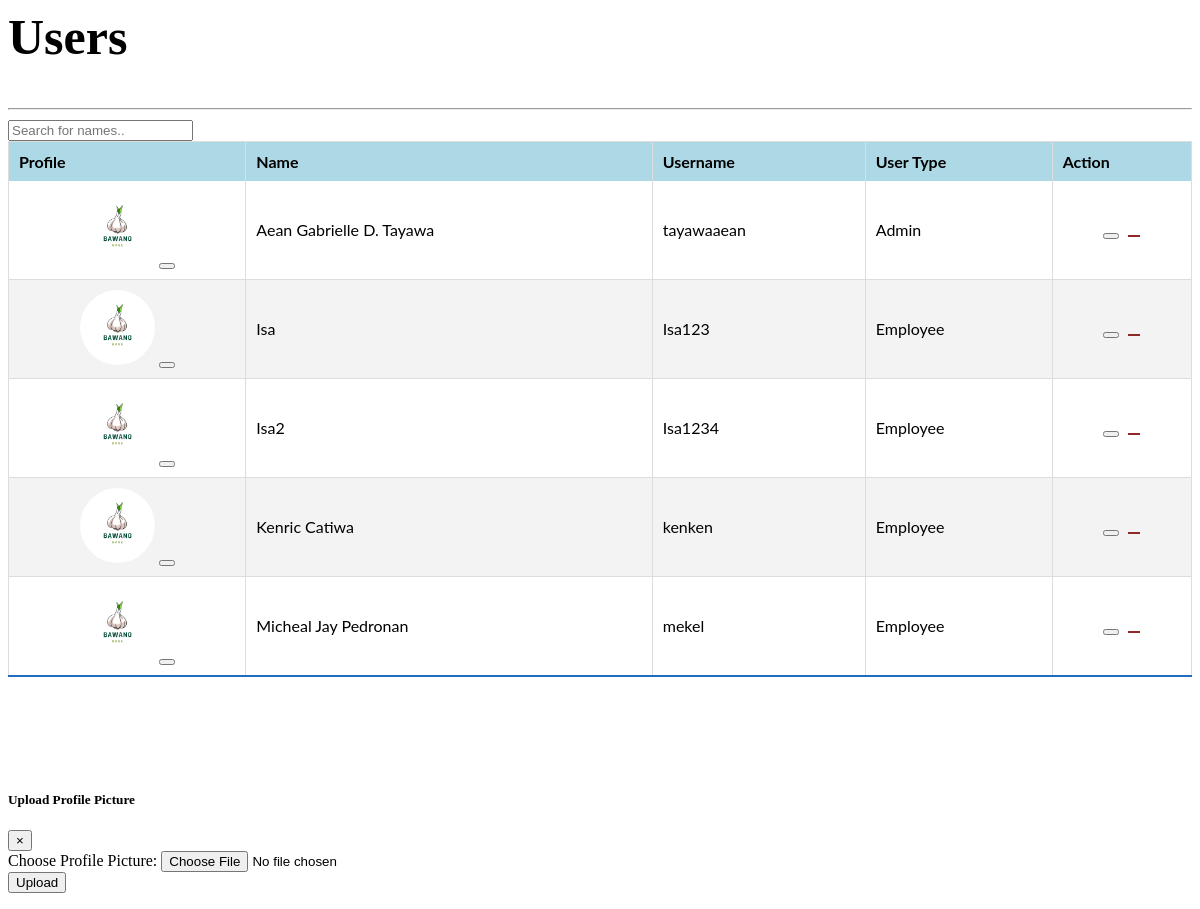
The page /users.php on the database its author committed.
### tables this page shows
CREATE TABLE `users` (
  `id` int(30) NOT NULL,
  `profile_pic` varchar(128) NOT NULL,
  `name` varchar(200) NOT NULL,
  `username` varchar(100) NOT NULL,
  `password` varchar(200) NOT NULL,
  `type` tinyint(1) NOT NULL DEFAULT 2 COMMENT '1+admin , 2 = users',
  `contact_number` varchar(20) NOT NULL,
  `email` varchar(128) NOT NULL,
  `address` text NOT NULL,
  `position` varchar(50) NOT NULL,
  `birthday` varchar(50) NOT NULL,
  `gender` varchar(10) NOT NULL,
  `civil_status` varchar(20) NOT NULL
);

### users.php (the view, shortened to what this page needs)
<link rel="stylesheet" href= "./css/user.css">
<div class="overview">
        <div class="title">
            <h2>Users</h2>
        </div>
        <hr>
<div class="container-fluid">
    <div class="row">
        <div class="card col-lg-12 container_card">
            <div class="card-body">
                <input type="text" id="searchInput" placeholder="Search for names.." class="form-control mb-3">
                <table class="info_table">
                    <thead>
                        <tr>
                            <th class="text-center">Profile</th>
                            <th class="text-center">Name</th>
                            <th class="text-center">Username</th>
                            <th class="text-center">User Type</th>
                            <th class="text-center">Action</th>
                        </tr>
                    </thead>
                    <tbody>
                    <tbody>
                    <?php
                        include 'db_connect.php';
                        $users = $conn->query("SELECT * FROM users ORDER BY CASE WHEN type = 0 THEN 0 WHEN type = 1 THEN 1 ELSE 2 END, name ASC");
                        while($row= $users->fetch_assoc()):
                        ?>
                        <tr>
                            <td>
                            <center>
                            <div class="profile-image-container">
                <?php
                if(!empty($row['profile_pic'])):
                ?>
                <img src="<?php echo htmlspecialchars($row['profile_pic'], ENT_QUOTES, 'UTF-8'); ?>" alt="Profile Image" class="profile-image" style="width: 75px; height: 75px; border-radius: 50%; object-fit: cover;">
                <?php else: ?>
                <img src=".png" alt="Default Profile Image" class="profile-image" style="width: 75px; height: 75px; border-radius: 50%; object-fit: cover;">
                <?php endif; ?>
                <button type="button" class="btn btn-primary edit_profile" data-id="<?php echo $row['id'] ?>"title="Update User Profile"><i class="fa fa-pen"></i></button>
            </div>
                                </center>
                            </td>
                            <td><?php echo $row['name'] ?></td>
                            <td><?php echo $row['username'] ?></td>
                            <td>
                                <?php
                                $userType = $row['type'];
                                if($userType == 0) {
                                    echo '<span style="color:red;">Needs Approval</span>';
                                } elseif ($userType == 1) {
                                    echo "Admin";
                                } elseif ($userType == 2) {
                                    echo "Employee";
                                } else {
                                    echo "Unknown";
                                }
                                ?>
                            </td>
                            <td>
                                <center>
                                    <div class="btn-group">
                                        <button type="button" class="btn btn-primary edit_user" data-id="<?php echo $row['id'] ?>"title="Update User"><i class="fa fa-pen"></i></button>
                                        <button type="button" class="btn btn-primary delete_user" data-id="<?php echo $row['id'] ?>"title="Delete User"><i class="fa fa-user-minus"></i></button>
                                    </div>
                                </center>
                            </td>
                        </tr>
                        <?php endwhile; ?>
                    </tbody>
                </table>
            </div>
        </div>
    </div>
</div>
<div class="modal fade" id="uploadProfileModal" tabindex="-1" aria-labelledby="uploadProfileModalLabel" aria-hidden="true">
    <div class="modal-dialog">
        <div class="modal-content">
            <div class="modal-header">
                <h5 class="modal-title" id="uploadProfileModalLabel">Upload Profile Picture</h5>
                <button type="button" class="close" data-dismiss="modal" aria-label="Close">
                    <span aria-hidden="true">&times;</span>
                </button>
            </div>
            <div class="modal-body">
                <form id="uploadProfileForm" enctype="multipart/form-data">
                    <div class="form-group">
                        <label for="profileImage">Choose Profile Picture:</label>
                        <input type="file" class="form-control-file" id="profileImage" name="profileImage" accept="image/*" required>
                    </div>
                    <button type="submit" class="btn btn-primary">Upload</button>
                </form>
            </div>
        </div>
    </div>
</div>

### css/user.css (style rules this page uses)
.edit_user { margin-right: 5px; }
.delete_user { background-color: rgb(145, 40, 40); border: none }
.info_table { width: 100%; border-collapse: collapse; color: #000; font-family: 'Lato', sans-serif; border: 1px solid #DDD; font-size: 16px; }
.info_table thead tr { background-color: rgb(34, 109, 189); color: #ffffff; text-align: left; }
.info_table th { background-color: lightblue; color: black; padding: 10px; text-align: left; border-right: 1px solid #DDD; }
.info_table td { padding: 10px; border-bottom: 1px solid #DDD; border-right: 1px solid #DDD; color: #000; }
.info_table tbody tr { border-bottom: 1px solid #dddddd; }
.info_table tbody tr:nth-of-type(even) { background-color: #f3f3f3; }
.info_table tbody tr:last-of-type { border-bottom: 2px solid rgb(34, 109, 189); }
.container_card { min-height: 650px; overflow-y: auto; }
.container-fluid { margin-top: 10px; }

### users.php (style rules this page uses)
h2 { font-size: 50px; font-weight: bold; color: black; font-family: montserrat; }

### rows shown on the page
users: profile_pic (picture), name "Aean Gabrielle D. Tayawa", username "tayawaaean", type "Admin"
users: profile_pic (picture), name "Isa", username "Isa123", type "Employee"
users: profile_pic (picture), name "Isa2", username "Isa1234", type "Employee"
users: profile_pic (picture), name "Kenric Catiwa", username "kenken", type "Employee"
users: profile_pic (picture), name "Micheal Jay Pedronan", username "mekel", type "Employee"
